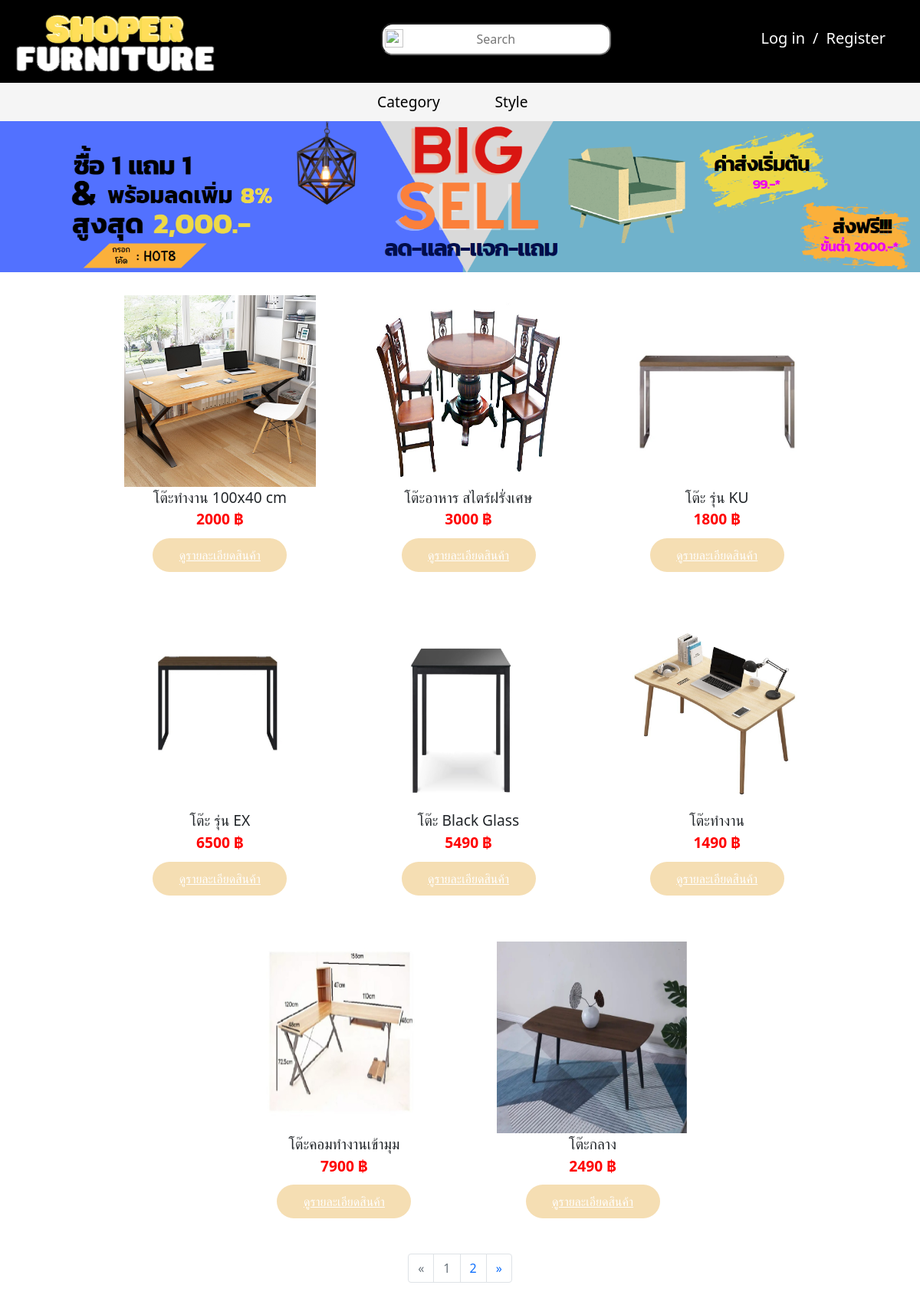
The page / on the database its author committed.
### tables this page shows
CREATE TABLE `product` (
  `Product_ID` int(10) NOT NULL,
  `Product_type` varchar(255) NOT NULL,
  `Product_style` varchar(255) NOT NULL,
  `Product_info` text NOT NULL,
  `Product_num` int(10) NOT NULL,
  `Product_name` varchar(255) NOT NULL,
  `Product_price` float NOT NULL
);

### index.php (the view, shortened to what this page needs)
<?php
    include "connect.php" ;
?>
<html lang="en">
<head>
    <link href="https://cdn.jsdelivr.net/npm/bootstrap@5.0.2/dist/css/bootstrap.min.css" rel="stylesheet">
    <link rel="stylesheet" href="https://cdnjs.cloudflare.com/ajax/libs/font-awesome/6.2.0/css/all.min.css">
    <link href='sty/index.css' rel='stylesheet'></link>
</head>
<body>
<div class="top">
    <div class="logo"><a href="index.php"><img src="img/logo.png" alt="logo" width="306" height="108" ></a></div>
    <form action="search_page.php?search=" method ="get">
        <div class="s-box">
            <img src ="img/search.png" class="s-icon">
            <input type="text" name="search" id="search" placeholder="Search">
        </div>
    </form>
    <?php
    if (isset($_SESSION['admin_login'])) {
        $admin_id = $_SESSION['admin_login'];
        $stmt = $pdo->query("SELECT * FROM users WHERE id = $admin_id");
        $stmt->execute();
        $row = $stmt->fetch(PDO::FETCH_ASSOC);
    ?>
    <ul>
        <div class="name_bar">
            <ul>
                <li class="furniture"><a href=""><h3><?php echo "Admin ". $row['firstname'] . ' ' ?></h3></a>
                <ul>
                    <li> <a style="color:red;" href="admin/admin.php">Admin Tools</a> </li>
                    <li> <a style="color:red;" href="logout.php">Logout</a> </li>
                </ul>
            </li>
            <li><h3 style="Color:red;"><?php
             if(isset($_SESSION['error'])){
                 echo $_SESSION['error'];
                 unset($_SESSION['error']);
                }
             ?></h3>
            </ul>
        </div>
    </ul>
    <?php
    } else{
    ?>
        <ul>
            <li> <a href="signin.php">Log in</a></li>
            <li> / </li>
            <li> <a href="register.php">Register</a> </li>
        </ul>
    <?php } ?>
</div>
<div class="top_bar">
    <ul>
        <li class="furniture"><a href="">Category</a>
        </li>
        <li class="furniture"><a href="">Style</a>
        </li>
    </ul>
</div>
<div class="promotion">
    <img src="img/promotion.png" alt="" width="100%">
</div>
<?php
    $num_CK = [0, 0, 0, 0];
    $Max_items = Max($num_CK);
    $Max_items_name = "โต๊ะ";
    if($num_CK[0]==$Max_items){
        $Max_items_name = "โต๊ะ";
    }else if($num_CK[1]==$Max_items){
        $Max_items_name = "เตียง";
    }else if($num_CK[2]==$Max_items){
        $Max_items_name = "ของประดับ";
    }else{
        $Max_items_name = "เก้าอี้";
    }
?>
<?php
    $stmt = $pdo->prepare("SELECT * from product where product_type like '%$Max_items_name%'");
    $stmt->execute();
    $num_produce=0;
    while ($row = $stmt->fetch()){
        $num_produce++;
    }
    if(isset($_GET['page'])){
        $page=$_GET['page'];
    }else{
        $page=1;
    }
    $record_show = 8;
    $offset = ($page - 1) * $record_show;
    $page_total = ceil($num_produce/$record_show);
?>
<div class="produce">
    <ul>
        <?php
        $stmt = $pdo->prepare("SELECT * from product where product_type like '%$Max_items_name%' limit $offset,$record_show");
        $stmt->execute();
        while ($row = $stmt->fetch()) :
        ?>
        <li>
            <div class="a_produce">
                <img src='img/<?=$row["Product_ID"]?>.jpg' width="250" height = "250"><br>
                <div class="name">
                    <?=$row ["Product_name"]?>
                </div>
                <div class="price">
                    <?=$row ["Product_price"]?> ฿
                </div>
                <div class="info">
                    <a href="detail-product.php?Product_ID=<?=$row["Product_ID"]?>">
                        ดูรายละเอียดสินค้า
                    </a>
                </div>
            </div>
        </li>
        <?php endwhile; ?>
    </ul>
</div>
<nav aria-label="Page navigation example">
    <ul class="pagination justify-content-center">
        <li class="page-item <?=$page >1 ? '' : 'disabled' ?>">
        <a class="page-link" href="?page=<?=$page-1?>" aria-label="Previous">
            <span aria-hidden="true">&laquo;</span>
        </a>
        </li>
        <?php for($i=1; $i <= $page_total; $i++):?>
            <li class="page-item <?=$page != $i ? '' : 'disabled'  ?>"><a class="page-link" href="?page=<?=$i?>"><?=$i?></a></li>
        <?php endfor?>
        <li class="page-item <?=$page < $page_total ? '' : 'disabled' ?>" >
        <a class="page-link" href="?page=<?=$page+1?>" aria-label="Next">
            <span aria-hidden="true">&raquo;</span>
        </a>
        </li>
    </ul>
</nav>
</body>
</html>

### sty/index.css (style rules this page uses)
* { margin: 0; padding: 0; box-sizing: border-box; }
body { margin:0; padding: 0; }
.top { text-align: center; background-color: black; }
.top .logo { text-align: center; }
.top #search { text-align: center; border-radius: 10px; padding-inline-end: 30px; padding-inline-start: 30px; }
.s-box .s-icon { width: 20px; position: absolute; margin: 5px 4px 4px 4px; }
.top ul { list-style: none; display: inline-flex; padding: 0; margin-top: 8px; }
.top ul li { margin: 0 5px; color: white; }
.top ul li a { text-decoration: none; color: white; }
.top_bar ul { list-style: none; background-color: whitesmoke; text-align: center; padding: 0; margin: 0px; }
.top_bar li { width: 130px; border-bottom: none; height: 50px; line-height: 50px; font-size: 1.2em; display:block; margin: auto; }
.top_bar a { text-decoration: none; display: block; padding: 0px; border-bottom: none; transition: .4s; color: black; }
.top_bar>ul>li { text-align: center; }
.top_bar>ul>li>a { padding: 0; }
.produce { text-align: center; background-color: #fff; display: flex; }
.produce li { border-bottom: none; display: inline-block; }
.a_produce { text-align: center; margin: 10px; padding: 20px; border-radius: 10px; padding-right: 30px; }
.a_produce>.info { width: 175px; background: wheat; margin: auto; padding: 10px; border-radius: 30px; margin-top: 10px; }
.a_produce>.name { font-size: 1.2em; }
.a_produce>.price { font-size: 1.2em; color: red; font-weight: bold; }
.a_produce div a { color: #fff; }
@media screen and (min-width:740px) { .top { display: flex; justify-content: space-between; text-align: center; background-color: black; } }
@media screen and (min-width:740px) { .top #search { width: 300px; height: 42px; margin-top: 30px; border-radius: 15px; } }
@media screen and (min-width:740px) { .s-box .s-icon { width: 24px; opacity: .9; position: absolute; top: 33px; margin-left: 5px; } }
@media screen and (min-width:740px) { .top ul { display: flex; justify-content: center; align-items: center; font-size: 20; margin-right: 20px; padding-right: 20px; } }
@media screen and (min-width:740px) { .top_bar ul { list-style: none; background-color: whitesmoke; text-align: center; padding: 0; } }
@media screen and (min-width:740px) { .top_bar li { width: 130px; border-bottom: none; height: 50px; line-height: 50px; font-size: 1.2em; display: inline-block; margin: auto; } }
@media screen and (min-width:740px) { .top_bar a { text-decoration: none; display: block; padding: 0px; border-bottom: none; transition: .4s; color: black; } }
@media screen and (min-width:740px) { .top_bar>ul>li { text-align: center; } }
@media screen and (min-width:740px) { .top_bar>ul>li>a { padding: 0; } }

### rows shown on the page
product: shows a picture, Product_name "โต๊ะทำงาน 100x40 cm", Product_price "2000"
product: shows a picture, Product_name "โต๊ะอาหาร สไตร์ฝรั่งเศษ", Product_price "3000"
product: shows a picture, Product_name "โต๊ะ รุ่น KU", Product_price "1800"
product: shows a picture, Product_name "โต๊ะ รุ่น EX", Product_price "6500"
product: shows a picture, Product_name "โต๊ะ Black Glass", Product_price "5490"
product: shows a picture, Product_name "โต๊ะทำงาน", Product_price "1490"
product: shows a picture, Product_name "โต๊ะคอมทำงานเข้ามุม", Product_price "7900"
product: shows a picture, Product_name "โต๊ะกลาง", Product_price "2490"
